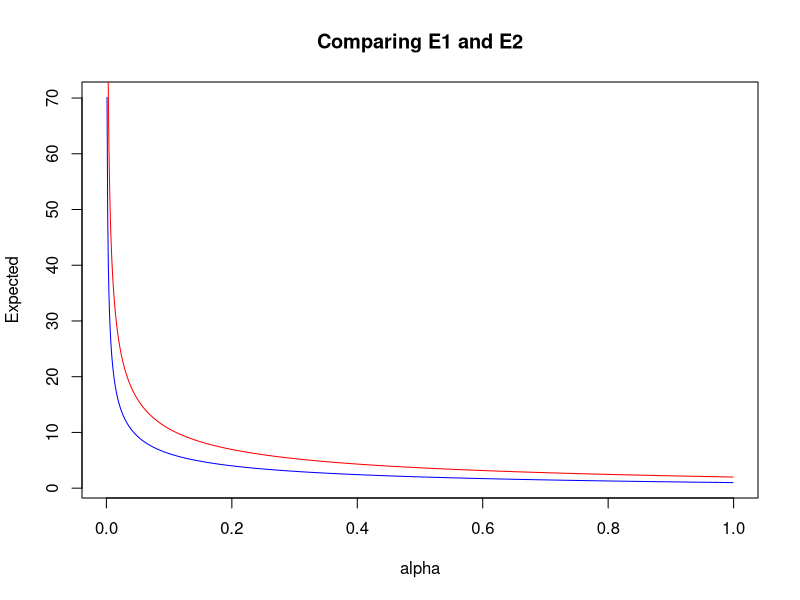

Write the R code that produced this figure.
## ---- chunk 1
E1 <- function(a, xi) {return((1 - log(a))*(1 - a**(-xi))/(xi*log(a)))}
E2 <- function(a, xi) {return((1 - xi - a**(-xi))/(xi*(xi - 1)))}
a <- seq(from = 0.001, to = 0.999, by = 0.001)
plot(a, E1(a, 0.5), type = 'l', main = "Comparing E1 and E2", ylab = "Expected", col = "blue", xlab = "alpha")
points(a, E2(a, 0.5), type = 'l', col = "red")
